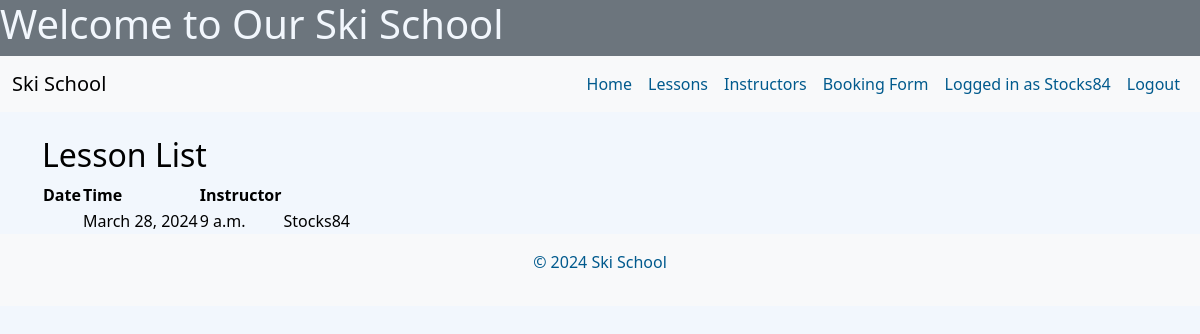
The app's page /lessons/ (signed in) with its own data.
### booking/models.py (models this page shows, shortened)
class Lesson(models.Model):
    instructor = models.ForeignKey(Instructor, on_delete=models.CASCADE)
    date = models.DateField()
    time = models.TimeField()
    duration_hours = models.IntegerField()
    max_students = models.IntegerField()

class Instructor(models.Model):
    user = models.OneToOneField(User, on_delete=models.CASCADE)
    bio = models.TextField(blank=True)
    def __str__(self):
        return self.user.username

### booking/views.py (the view)
# urls.py: path('lessons/', views.lesson_list, name='lesson_list'),
@login_required
def lesson_list(request):
    lessons = Lesson.objects.all()
    return render(request, 'booking/lesson_list.html', {'lessons': lessons})

### booking/templates/booking/lesson_list.html (shortened to what this page needs)
{% extends 'booking/base.html' %}
{% block content %}
    <h2>Lesson List</h2>
    <table>
        <thead>
            <tr>
                <th>Date</th>
                <th>Time</th>
                <th>Instructor</th>
            </tr>
        </thead>
        <tbody>
            {% for lesson in lessons %}
                <tr>
                    <td>{{ lesson.name }}</td>
                    <td>{{ lesson.date }}</td>
                    <td>{{ lesson.time }}</td>
                    <td>{{ lesson.instructor }}</td>
                </tr>
            {% endfor %}
        </tbody>
    </table>
{% endblock %}

### booking/templates/booking/base.html (shortened to what this page needs)
{% load static %}
<!DOCTYPE html>
<html lang="en">
<head>
    <link href="https://cdn.jsdelivr.net/npm/bootstrap@5.3.3/dist/css/bootstrap.min.css" rel="stylesheet">
    <link rel="stylesheet" type="text/css" href="{% static 'css/styles.css' %}">
</head>
<body>
<header>
    <h1>Welcome to Our Ski School</h1>
    <nav class="navbar navbar-expand-lg navbar-light bg-light">
        <div class="container-fluid">
            <a class="navbar-brand" href="{% url 'home' %}">Ski School</a>
            <div class="collapse navbar-collapse" id="navbarNav">
                <ul class="navbar-nav ms-auto">
                    <li class="nav-item">
                        <a class="nav-link" href="{% url 'home' %}">Home</a>
                    </li>
                    <li class="nav-item">
                        <a class="nav-link" href="{% url 'lesson_list' %}">Lessons</a>
                    </li>
                    <li class="nav-item">
                        <a class="nav-link" href="{% url 'instructor_list' %}">Instructors</a>
                    </li>
                    <li class="nav-item">
                        <a class="nav-link" href="{% url 'book_lesson' %}">Booking Form</a>
                    </li>
                    {% if user.is_authenticated %}
                        <li class="nav-item">
                            <span class="nav-link">Logged in as {{ user.username }}</span>
                        </li>
                        <li class="nav-item">
                            <a class="nav-link" href="{% url 'logout' %}">Logout</a>
                        </li>
                    {% endif %}
                </ul>
            </div>
        </div>
    </nav>
</header>
<main class="container mt-4">
    {% block content %}{% endblock %}
</main>
<footer class="footer mt-auto py-3 bg-light text-center">
    <p>&copy; 2024 Ski School</p>
</footer>
</body>
</html>

### static/css/styles.css (style rules this page uses)
body { background-color: #f2f7fd; color: #000; }
body, html { height: 100%; margin: 0; padding: 0; }
header { background-color: #6c757d; color: #f2f7fd; }
.navbar-nav .nav-link { color: #005a8d; }
.footer { background-color: #6c757d; color: #005a8d; }
main { flex-grow: 1; }

### records on screen
Lesson: date "March 28, 2024", time "9 a.m.", instructor "Stocks84"

### other values on screen
{{ user.username }} "Stocks84"
